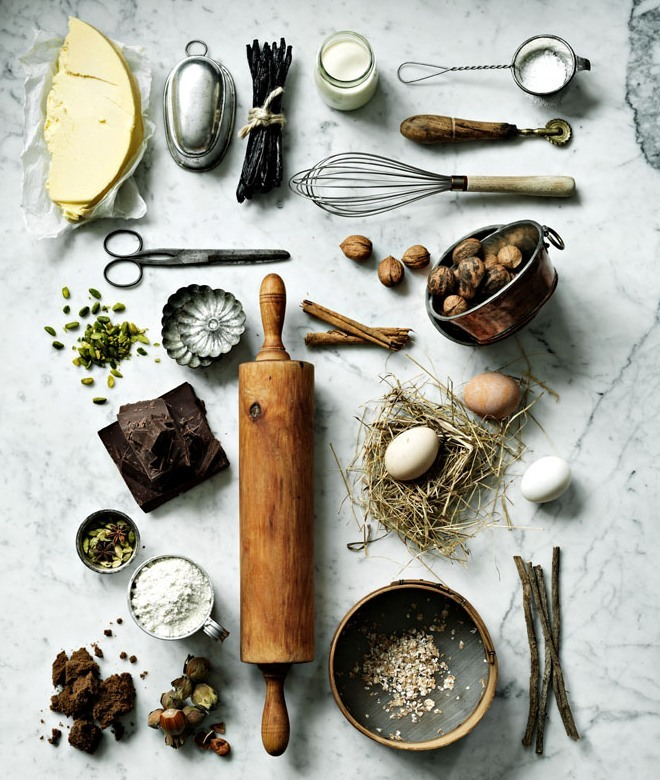
#> input picture cv_lab_2-main/dataset/1.jpg, 660 x 780 px; its folder holds only this picture in this run
$ jupyter execute --allow-errors cv_lab2.ipynb
#> lines starting #> are read from the running program, lines starting #| are printed output that depends on the picture
#> (reads cv_lab_2-main/dataset/annotation.csv from the repository)
[cell 1]
import matplotlib.pyplot as plt
import cv2
import os
import math

# SIFT

[cell 2]
# поиск по ключевым точкам, получить peak coord

# [81 lines left out: function matchTemplate, not called in this run]

# ORB

[cell 3]
# поиск по ключевым точкам, получить peak coord

def matchTemplate(path_img, path_pattern):

    # Load the input images
#> called with path_img = 'dataset/1.jpg', path_pattern = 'dataset/pattern/cropped_img_1.jpg'
    input_image = cv2.imread(path_img, 0)
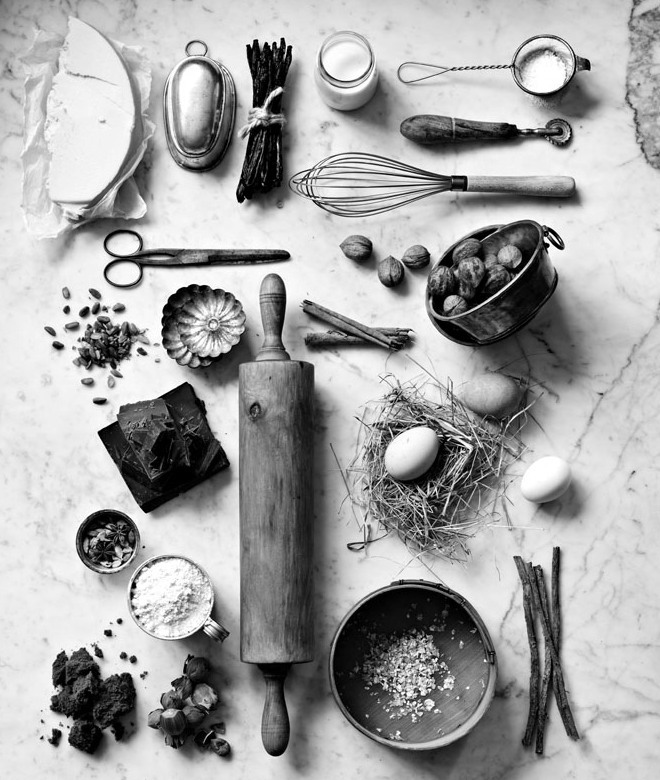
#> input_image: shape (780, 660); min 0, max 255, mean 164.9
    pattern_template = cv2.imread(path_pattern, 0)

    input_name = path_img[path_img.rfind('/') + 1:path_img.rfind('.jpg')]
    pattern_name = path_pattern[path_pattern.rfind('/') + 1:path_pattern.rfind('.jpg')]

    path = './key_points'
    is_exist  = os.path.exists('./key_points')

    if not os.path.exists(path):
        os.mkdir(path)

    if not os.path.exists(path + '/input'):
        os.mkdir(path + '/input')

    if not os.path.exists(path + '/pattern'):
        os.mkdir(path + '/pattern')

    if not os.path.exists('./result'):
        os.mkdir('./result')

    orb = cv2.ORB_create()

    input_kp, input_desc = orb.detectAndCompute(input_image, None)
#> input_kp = 500 keypoints; strongest (x, y, size): (548, 245, 31), (255, 40, 31), (289, 46, 31), (282, 39, 31)

    input_image_kp = cv2.drawKeypoints(input_image, input_kp, input_image)
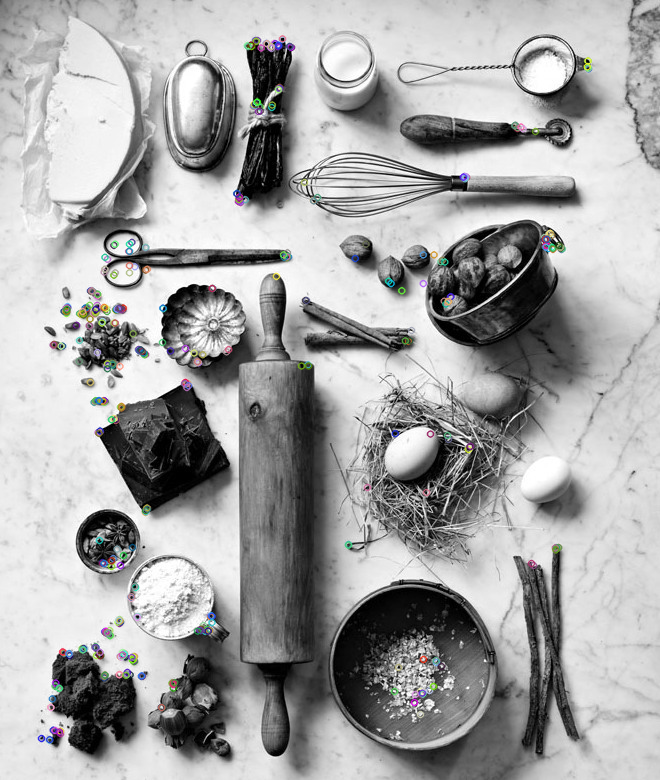
#> input_image_kp: shape (780, 660, 3); mean of channels 0, 1, 2 164.8, 164.9, 164.8; drawn as B, G, R
    kp_input_name = 'key_points/input/kp_' + input_name + '.jpg'
    cv2.imwrite(kp_input_name, input_image_kp)

    pattern_kp, pattern_desc = orb.detectAndCompute(pattern_template,None)
#> pattern_kp = (); pattern_desc = None

    pattern_image_kp = cv2.drawKeypoints(pattern_template, pattern_kp, pattern_template)
    kp_pattern_name = 'key_points/pattern/kp_' + pattern_name + '.jpg'
    cv2.imwrite(kp_pattern_name, pattern_image_kp)

    FLANN_INDEX_LSH = 6
    index_params= dict(algorithm = FLANN_INDEX_LSH,
                   table_number = 11, # 12
                   key_size = 20,     # 20
                   multi_probe_level = 1) #2
    search_params = dict(checks=50)


    flann = cv2.FlannBasedMatcher(index_params, search_params)
    matches = flann.knnMatch(input_desc, pattern_desc, k=2)

    height, width =  input_image.shape

    r = 0
    b = 0
    l = width
    t = height

    ratio = 0.6
    points = []

    for i, pair in enumerate(matches):
        try:
            m, n = pair
            if m.distance < ratio*n.distance:
                points.append(m)
                img1_idx = m.queryIdx
                (x, y) = input_kp[img1_idx].pt
                if x > r:
                    r = math.floor(x) + 1
                if x < l:
                    l = math.floor(x)
                if y < t:
                    t = math.floor(y)
                if y > b:
                    b = math.floor(y) + 1

        except ValueError:
            pass


    result = cv2.drawMatches(input_image, input_kp, pattern_template, pattern_kp, points, None)
    cv2.imwrite('result/' + 'result_' + input_name + '.jpg', result)


    highlight_start = (l, t)
    highlight_end = (r, b)

    return highlight_start, highlight_end
